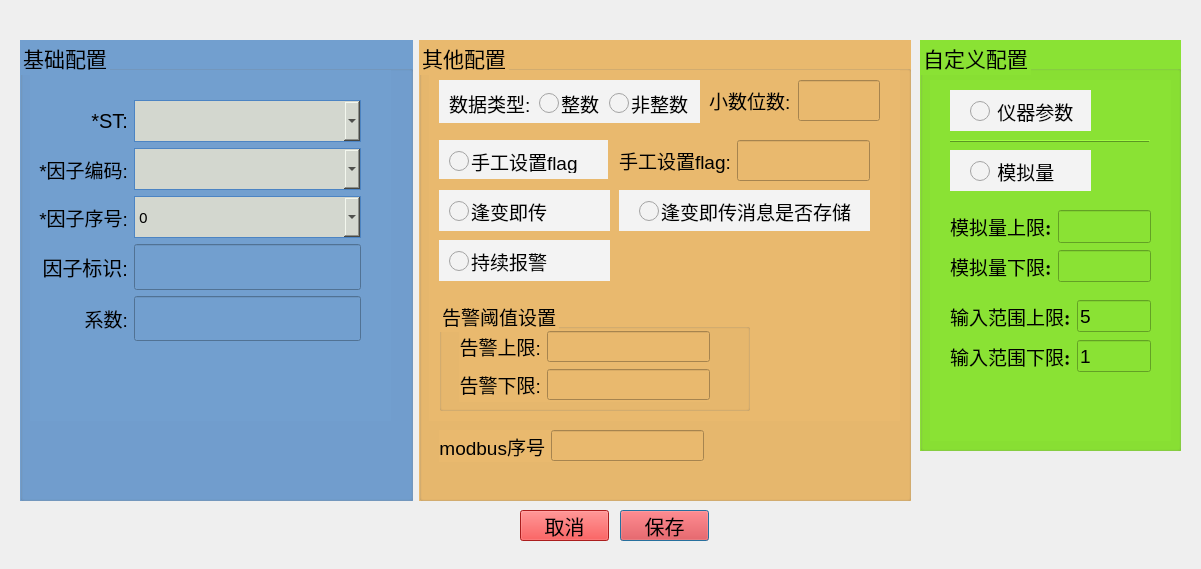
<?xml version="1.0" encoding="UTF-8"?>
<ui version="4.0">
 <class>FactorAdd</class>
 <widget class="QDialog" name="FactorAdd">
  <property name="geometry">
   <rect>
    <x>0</x>
    <y>0</y>
    <width>1201</width>
    <height>569</height>
   </rect>
  </property>
  <property name="windowTitle">
   <string>Dialog</string>
  </property>
  <widget class="QPushButton" name="pushButton">
   <property name="geometry">
    <rect>
     <x>620</x>
     <y>510</y>
     <width>89</width>
     <height>31</height>
    </rect>
   </property>
   <property name="font">
    <font>
     <pointsize>15</pointsize>
    </font>
   </property>
   <property name="styleSheet">
    <string notr="true">background-color: rgb(239, 41, 41);</string>
   </property>
   <property name="text">
    <string>保存</string>
   </property>
  </widget>
  <widget class="QPushButton" name="pushButton_2">
   <property name="geometry">
    <rect>
     <x>520</x>
     <y>510</y>
     <width>89</width>
     <height>31</height>
    </rect>
   </property>
   <property name="font">
    <font>
     <pointsize>15</pointsize>
    </font>
   </property>
   <property name="styleSheet">
    <string notr="true">background-color: rgb(239, 41, 41);</string>
   </property>
   <property name="text">
    <string>取消</string>
   </property>
  </widget>
  <widget class="QWidget" name="layoutWidget">
   <property name="geometry">
    <rect>
     <x>20</x>
     <y>40</y>
     <width>891</width>
     <height>461</height>
    </rect>
   </property>
   <layout class="QHBoxLayout" name="horizontalLayout_56" stretch="4,5">
    <item>
     <widget class="QGroupBox" name="groupBox_13">
      <property name="font">
       <font>
        <pointsize>16</pointsize>
       </font>
      </property>
      <property name="styleSheet">
       <string notr="true">background-color: rgb(114, 159, 207);</string>
      </property>
      <property name="title">
       <string>基础配置</string>
      </property>
      <widget class="QWidget" name="widget_fbasic" native="true">
       <property name="geometry">
        <rect>
         <x>10</x>
         <y>30</y>
         <width>361</width>
         <height>351</height>
        </rect>
       </property>
       <widget class="QWidget" name="layoutWidget_2">
        <property name="geometry">
         <rect>
          <x>0</x>
          <y>30</y>
          <width>331</width>
          <height>241</height>
         </rect>
        </property>
        <layout class="QVBoxLayout" name="verticalLayout_8" stretch="1,1,1,1,1">
         <item>
          <layout class="QHBoxLayout" name="horizontalLayout_37" stretch="3,7">
           <item>
            <widget class="QLabel" name="label_st">
             <property name="font">
              <font>
               <pointsize>15</pointsize>
              </font>
             </property>
             <property name="text">
              <string>*ST:</string>
             </property>
             <property name="alignment">
              <set>Qt::AlignRight|Qt::AlignTrailing|Qt::AlignVCenter</set>
             </property>
            </widget>
           </item>
           <item>
            <widget class="QComboBox" name="comboBox_fst">
             <property name="font">
              <font>
               <family>Source Han Sans CN</family>
               <pointsize>-1</pointsize>
               <weight>50</weight>
               <bold>false</bold>
              </font>
             </property>
             <property name="styleSheet">
              <string notr="true">QComboBox {
    border: 1px solid #4C84C3;
	width: 181px;
	height: 40px;
	font-size: 15px;
	font-family: Source Han Sans CN;
	background-color: rgb(211, 215, 207);
	font-weight: 400;
	opacity: 1;
	border-radius: 0px;
}
 
QComboBox QAbstractItemView {
    border-radius:  0px;  
	background-color: rgb(233, 185, 110);
	border:1px solid #4C84c3;
 	selection-background-color: #2019DC;
}
 
QComboBox QAbstractItemView::item {
    height: 40px;   
	border: none;
}
 
</string>
             </property>
            </widget>
           </item>
          </layout>
         </item>
         <item>
          <layout class="QHBoxLayout" name="horizontalLayout_38" stretch="3,7">
           <item>
            <widget class="QLabel" name="label_fcode">
             <property name="font">
              <font>
               <pointsize>14</pointsize>
              </font>
             </property>
             <property name="text">
              <string>*因子编码:</string>
             </property>
             <property name="alignment">
              <set>Qt::AlignRight|Qt::AlignTrailing|Qt::AlignVCenter</set>
             </property>
            </widget>
           </item>
           <item>
            <widget class="QComboBox" name="comboBox_fcode">
             <property name="font">
              <font>
               <family>Source Han Sans CN</family>
               <pointsize>-1</pointsize>
               <weight>50</weight>
               <bold>false</bold>
              </font>
             </property>
             <property name="styleSheet">
              <string notr="true">QComboBox {
    border: 1px solid #4C84C3;
	width: 181px;
	height: 40px;
	font-size: 15px;
	font-family: Source Han Sans CN;
	background-color: rgb(211, 215, 207);
	font-weight: 400;
	opacity: 1;
	border-radius: 0px;
}
 
QComboBox QAbstractItemView {
    border-radius:  0px;  
	background-color: rgb(233, 185, 110);
	border:1px solid #4C84c3;
 	selection-background-color: #2019DC;
}
 
QComboBox QAbstractItemView::item {
    height: 40px;   
	border: none;
}
 
</string>
             </property>
            </widget>
           </item>
          </layout>
         </item>
         <item>
          <layout class="QHBoxLayout" name="horizontalLayout_39" stretch="3,7">
           <item>
            <widget class="QLabel" name="label_falias">
             <property name="font">
              <font>
               <pointsize>14</pointsize>
              </font>
             </property>
             <property name="text">
              <string>*因子序号:</string>
             </property>
             <property name="alignment">
              <set>Qt::AlignRight|Qt::AlignTrailing|Qt::AlignVCenter</set>
             </property>
            </widget>
           </item>
           <item>
            <widget class="QComboBox" name="comboBox_falias">
             <property name="font">
              <font>
               <family>Source Han Sans CN</family>
               <pointsize>-1</pointsize>
               <weight>50</weight>
               <bold>false</bold>
              </font>
             </property>
             <property name="styleSheet">
              <string notr="true">QComboBox {
    border: 1px solid #4C84C3;
	width: 181px;
	height: 40px;
	font-size: 15px;
	font-family: Source Han Sans CN;
	background-color: rgb(211, 215, 207);
	font-weight: 400;
	opacity: 1;
	border-radius: 0px;
}
 
QComboBox QAbstractItemView {
    border-radius:  0px;  
	background-color: rgb(233, 185, 110);
	border:1px solid #4C84c3;
 	selection-background-color: #2019DC;
}
 
QComboBox QAbstractItemView::item {
    height: 40px;   
	border: none;
}
 
</string>
             </property>
             <item>
              <property name="text">
               <string>0</string>
              </property>
             </item>
             <item>
              <property name="text">
               <string>1</string>
              </property>
             </item>
             <item>
              <property name="text">
               <string>2</string>
              </property>
             </item>
             <item>
              <property name="text">
               <string>3</string>
              </property>
             </item>
             <item>
              <property name="text">
               <string>4</string>
              </property>
             </item>
             <item>
              <property name="text">
               <string>5</string>
              </property>
             </item>
             <item>
              <property name="text">
               <string>6</string>
              </property>
             </item>
             <item>
              <property name="text">
               <string>7</string>
              </property>
             </item>
             <item>
              <property name="text">
               <string>8</string>
              </property>
             </item>
             <item>
              <property name="text">
               <string>9</string>
              </property>
             </item>
             <item>
              <property name="text">
               <string>10</string>
              </property>
             </item>
            </widget>
           </item>
          </layout>
         </item>
         <item>
          <layout class="QHBoxLayout" name="horizontalLayout_40" stretch="3,7">
           <item>
            <widget class="QLabel" name="label_tagId">
             <property name="font">
              <font>
               <pointsize>15</pointsize>
              </font>
             </property>
             <property name="text">
              <string> 因子标识:</string>
             </property>
             <property name="alignment">
              <set>Qt::AlignRight|Qt::AlignTrailing|Qt::AlignVCenter</set>
             </property>
            </widget>
           </item>
           <item>
            <widget class="QLineEdit" name="lineEdit_tagId">
             <property name="sizePolicy">
              <sizepolicy hsizetype="Expanding" vsizetype="Expanding">
               <horstretch>0</horstretch>
               <verstretch>0</verstretch>
              </sizepolicy>
             </property>
             <property name="font">
              <font>
               <pointsize>14</pointsize>
              </font>
             </property>
            </widget>
           </item>
          </layout>
         </item>
         <item>
          <layout class="QHBoxLayout" name="horizontalLayout_41" stretch="3,7">
           <item>
            <widget class="QLabel" name="label_cooeff">
             <property name="font">
              <font>
               <pointsize>14</pointsize>
              </font>
             </property>
             <property name="text">
              <string> 系数:</string>
             </property>
             <property name="alignment">
              <set>Qt::AlignRight|Qt::AlignTrailing|Qt::AlignVCenter</set>
             </property>
            </widget>
           </item>
           <item>
            <widget class="QLineEdit" name="lineEdit_coeff">
             <property name="sizePolicy">
              <sizepolicy hsizetype="Expanding" vsizetype="Expanding">
               <horstretch>0</horstretch>
               <verstretch>0</verstretch>
              </sizepolicy>
             </property>
             <property name="font">
              <font>
               <pointsize>14</pointsize>
              </font>
             </property>
            </widget>
           </item>
          </layout>
         </item>
        </layout>
       </widget>
      </widget>
     </widget>
    </item>
    <item>
     <widget class="QGroupBox" name="groupBox_20">
      <property name="font">
       <font>
        <pointsize>16</pointsize>
       </font>
      </property>
      <property name="styleSheet">
       <string notr="true">background-color: rgb(233, 185, 110);</string>
      </property>
      <property name="title">
       <string>其他配置</string>
      </property>
      <widget class="QWidget" name="widget_fother" native="true">
       <property name="geometry">
        <rect>
         <x>10</x>
         <y>30</y>
         <width>471</width>
         <height>351</height>
        </rect>
       </property>
       <widget class="QWidget" name="widget_3" native="true">
        <property name="geometry">
         <rect>
          <x>10</x>
          <y>120</y>
          <width>171</width>
          <height>41</height>
         </rect>
        </property>
        <property name="styleSheet">
         <string notr="true">background-color: rgb(243, 243, 243);</string>
        </property>
        <widget class="QRadioButton" name="radioButton_FBJC">
         <property name="geometry">
          <rect>
           <x>10</x>
           <y>10</y>
           <width>112</width>
           <height>23</height>
          </rect>
         </property>
         <property name="font">
          <font>
           <pointsize>14</pointsize>
          </font>
         </property>
         <property name="styleSheet">
          <string notr="true">QRadioButton
{
	spacing: 2px;
	color: rgb(0, 0, 0);
}

QRadioButton::indicator 
{
    width: 20px;
    height: 20px;
}

QRadioButton::indicator:unchecked {
    image: url(:/images/radioButtonU.png);
}
QRadioButton::indicator:checked {
    image: url(:/images/radioButtonC.png);
}

</string>
         </property>
         <property name="text">
          <string>逢变即传</string>
         </property>
        </widget>
       </widget>
       <widget class="QWidget" name="widget_4" native="true">
        <property name="geometry">
         <rect>
          <x>190</x>
          <y>120</y>
          <width>251</width>
          <height>41</height>
         </rect>
        </property>
        <property name="styleSheet">
         <string notr="true">background-color: rgb(243, 243, 243);</string>
        </property>
        <widget class="QRadioButton" name="radioButton_FBJCC">
         <property name="geometry">
          <rect>
           <x>20</x>
           <y>10</y>
           <width>221</width>
           <height>23</height>
          </rect>
         </property>
         <property name="font">
          <font>
           <pointsize>14</pointsize>
          </font>
         </property>
         <property name="styleSheet">
          <string notr="true">QRadioButton
{
	spacing: 2px;
	color: rgb(0, 0, 0);
}

QRadioButton::indicator 
{
    width: 20px;
    height: 20px;
}

QRadioButton::indicator:unchecked {
    image: url(:/images/radioButtonU.png);
}
QRadioButton::indicator:checked {
    image: url(:/images/radioButtonC.png);
}

</string>
         </property>
         <property name="text">
          <string>逢变即传消息是否存储</string>
         </property>
        </widget>
       </widget>
       <widget class="QWidget" name="widget_5" native="true">
        <property name="geometry">
         <rect>
          <x>10</x>
          <y>170</y>
          <width>171</width>
          <height>41</height>
         </rect>
        </property>
        <property name="styleSheet">
         <string notr="true">background-color: rgb(243, 243, 243);</string>
        </property>
        <widget class="QRadioButton" name="radioButton_CXBJ">
         <property name="geometry">
          <rect>
           <x>10</x>
           <y>10</y>
           <width>112</width>
           <height>23</height>
          </rect>
         </property>
         <property name="font">
          <font>
           <pointsize>14</pointsize>
          </font>
         </property>
         <property name="styleSheet">
          <string notr="true">QRadioButton
{
	spacing: 2px;
	color: rgb(0, 0, 0);
}

QRadioButton::indicator 
{
    width: 20px;
    height: 20px;
}

QRadioButton::indicator:unchecked {
    image: url(:/images/radioButtonU.png);
}
QRadioButton::indicator:checked {
    image: url(:/images/radioButtonC.png);
}

</string>
         </property>
         <property name="text">
          <string>持续报警</string>
         </property>
        </widget>
       </widget>
       <widget class="QWidget" name="widget_7" native="true">
        <property name="geometry">
         <rect>
          <x>10</x>
          <y>10</y>
          <width>261</width>
          <height>43</height>
         </rect>
        </property>
        <property name="styleSheet">
         <string notr="true">background-color: rgb(243, 243, 243);</string>
        </property>
        <widget class="QLabel" name="label_calcType">
         <property name="geometry">
          <rect>
           <x>10</x>
           <y>10</y>
           <width>81</width>
           <height>27</height>
          </rect>
         </property>
         <property name="font">
          <font>
           <pointsize>14</pointsize>
          </font>
         </property>
         <property name="text">
          <string>数据类型:</string>
         </property>
         <property name="alignment">
          <set>Qt::AlignLeading|Qt::AlignLeft|Qt::AlignVCenter</set>
         </property>
        </widget>
        <widget class="QRadioButton" name="radioButton_decY">
         <property name="geometry">
          <rect>
           <x>100</x>
           <y>10</y>
           <width>61</width>
           <height>27</height>
          </rect>
         </property>
         <property name="font">
          <font>
           <pointsize>14</pointsize>
          </font>
         </property>
         <property name="styleSheet">
          <string notr="true">QRadioButton
{
	spacing: 2px;
	color: rgb(0, 0, 0);
}

QRadioButton::indicator 
{
    width: 20px;
    height: 20px;
}

QRadioButton::indicator:unchecked {
    image: url(:/images/radioButtonU.png);
}
QRadioButton::indicator:checked {
    image: url(:/images/radioButtonC.png);
}

</string>
         </property>
         <property name="text">
          <string>整数</string>
         </property>
        </widget>
        <widget class="QRadioButton" name="radioButton_decN">
         <property name="geometry">
          <rect>
           <x>170</x>
           <y>10</y>
           <width>80</width>
           <height>27</height>
          </rect>
         </property>
         <property name="font">
          <font>
           <pointsize>14</pointsize>
          </font>
         </property>
         <property name="styleSheet">
          <string notr="true">QRadioButton
{
	spacing: 2px;
	color: rgb(0, 0, 0);
}

QRadioButton::indicator 
{
    width: 20px;
    height: 20px;
}

QRadioButton::indicator:unchecked {
    image: url(:/images/radioButtonU.png);
}
QRadioButton::indicator:checked {
    image: url(:/images/radioButtonC.png);
}

</string>
         </property>
         <property name="text">
          <string>非整数</string>
         </property>
        </widget>
       </widget>
       <widget class="QWidget" name="layoutWidget_3">
        <property name="geometry">
         <rect>
          <x>280</x>
          <y>10</y>
          <width>171</width>
          <height>41</height>
         </rect>
        </property>
        <layout class="QHBoxLayout" name="horizontalLayout_43" stretch="1,1">
         <item>
          <widget class="QLabel" name="label_dec">
           <property name="font">
            <font>
             <pointsize>14</pointsize>
            </font>
           </property>
           <property name="text">
            <string>小数位数:</string>
           </property>
           <property name="alignment">
            <set>Qt::AlignLeading|Qt::AlignLeft|Qt::AlignVCenter</set>
           </property>
          </widget>
         </item>
         <item>
          <widget class="QLineEdit" name="lineEdit_dec">
           <property name="sizePolicy">
            <sizepolicy hsizetype="Expanding" vsizetype="Expanding">
             <horstretch>0</horstretch>
             <verstretch>0</verstretch>
            </sizepolicy>
           </property>
           <property name="font">
            <font>
             <pointsize>14</pointsize>
            </font>
           </property>
          </widget>
         </item>
        </layout>
       </widget>
       <widget class="QWidget" name="widget_6" native="true">
        <property name="geometry">
         <rect>
          <x>10</x>
          <y>70</y>
          <width>169</width>
          <height>39</height>
         </rect>
        </property>
        <property name="styleSheet">
         <string notr="true">background-color: rgb(243, 243, 243);</string>
        </property>
        <widget class="QRadioButton" name="radioButton_SDSZF">
         <property name="geometry">
          <rect>
           <x>10</x>
           <y>10</y>
           <width>151</width>
           <height>23</height>
          </rect>
         </property>
         <property name="font">
          <font>
           <pointsize>14</pointsize>
          </font>
         </property>
         <property name="styleSheet">
          <string notr="true">QRadioButton
{
	spacing: 2px;
	color: rgb(0, 0, 0);
}

QRadioButton::indicator 
{
    width: 20px;
    height: 20px;
}

QRadioButton::indicator:unchecked {
    image: url(:/images/radioButtonU.png);
}
QRadioButton::indicator:checked {
    image: url(:/images/radioButtonC.png);
}

</string>
         </property>
         <property name="text">
          <string>手工设置flag</string>
         </property>
        </widget>
       </widget>
       <widget class="QWidget" name="layoutWidget_4">
        <property name="geometry">
         <rect>
          <x>190</x>
          <y>70</y>
          <width>251</width>
          <height>41</height>
         </rect>
        </property>
        <layout class="QHBoxLayout" name="horizontalLayout_42">
         <item>
          <widget class="QLabel" name="label_mf">
           <property name="font">
            <font>
             <pointsize>14</pointsize>
            </font>
           </property>
           <property name="text">
            <string>手工设置flag:</string>
           </property>
           <property name="alignment">
            <set>Qt::AlignLeading|Qt::AlignLeft|Qt::AlignVCenter</set>
           </property>
          </widget>
         </item>
         <item>
          <widget class="QLineEdit" name="lineEdit_mf">
           <property name="sizePolicy">
            <sizepolicy hsizetype="Expanding" vsizetype="Expanding">
             <horstretch>0</horstretch>
             <verstretch>0</verstretch>
            </sizepolicy>
           </property>
           <property name="font">
            <font>
             <pointsize>14</pointsize>
            </font>
           </property>
          </widget>
         </item>
        </layout>
       </widget>
       <widget class="QGroupBox" name="groupBox_16">
        <property name="geometry">
         <rect>
          <x>10</x>
          <y>230</y>
          <width>311</width>
          <height>111</height>
         </rect>
        </property>
        <property name="font">
         <font>
          <pointsize>14</pointsize>
         </font>
        </property>
        <property name="title">
         <string>告警阈值设置</string>
        </property>
        <widget class="QWidget" name="layoutWidget_5">
         <property name="geometry">
          <rect>
           <x>20</x>
           <y>30</y>
           <width>251</width>
           <height>72</height>
          </rect>
         </property>
         <layout class="QVBoxLayout" name="verticalLayout_12">
          <item>
           <layout class="QHBoxLayout" name="horizontalLayout_44" stretch="3,7">
            <item>
             <widget class="QLabel" name="label_alarmUpper">
              <property name="font">
               <font>
                <pointsize>14</pointsize>
               </font>
              </property>
              <property name="text">
               <string>告警上限:</string>
              </property>
              <property name="alignment">
               <set>Qt::AlignRight|Qt::AlignTrailing|Qt::AlignVCenter</set>
              </property>
             </widget>
            </item>
            <item>
             <widget class="QLineEdit" name="lineEdit_alarmUpper">
              <property name="font">
               <font>
                <pointsize>14</pointsize>
               </font>
              </property>
             </widget>
            </item>
           </layout>
          </item>
          <item>
           <layout class="QHBoxLayout" name="horizontalLayout_45" stretch="3,7">
            <item>
             <widget class="QLabel" name="label_alarmLower">
              <property name="font">
               <font>
                <pointsize>14</pointsize>
               </font>
              </property>
              <property name="text">
               <string>告警下限:</string>
              </property>
              <property name="alignment">
               <set>Qt::AlignRight|Qt::AlignTrailing|Qt::AlignVCenter</set>
              </property>
             </widget>
            </item>
            <item>
             <widget class="QLineEdit" name="lineEdit_alarmLower">
              <property name="font">
               <font>
                <pointsize>14</pointsize>
               </font>
              </property>
             </widget>
            </item>
           </layout>
          </item>
         </layout>
        </widget>
       </widget>
      </widget>
      <widget class="QWidget" name="layoutWidget_10">
       <property name="geometry">
        <rect>
         <x>20</x>
         <y>390</y>
         <width>265</width>
         <height>32</height>
        </rect>
       </property>
       <layout class="QHBoxLayout" name="horizontalLayout_50" stretch="3,7">
        <item>
         <widget class="QLabel" name="label_alarmUpper_2">
          <property name="font">
           <font>
            <pointsize>14</pointsize>
           </font>
          </property>
          <property name="text">
           <string>modbus序号</string>
          </property>
          <property name="alignment">
           <set>Qt::AlignRight|Qt::AlignTrailing|Qt::AlignVCenter</set>
          </property>
         </widget>
        </item>
        <item>
         <widget class="QLineEdit" name="modbus_add">
          <property name="font">
           <font>
            <pointsize>14</pointsize>
           </font>
          </property>
         </widget>
        </item>
       </layout>
      </widget>
     </widget>
    </item>
   </layout>
  </widget>
  <widget class="QGroupBox" name="groupBox_15">
   <property name="geometry">
    <rect>
     <x>920</x>
     <y>40</y>
     <width>261</width>
     <height>411</height>
    </rect>
   </property>
   <property name="font">
    <font>
     <pointsize>16</pointsize>
    </font>
   </property>
   <property name="styleSheet">
    <string notr="true">background-color: rgb(138, 226, 52);</string>
   </property>
   <property name="title">
    <string>自定义配置</string>
   </property>
   <widget class="QWidget" name="widget_fthreashold" native="true">
    <property name="geometry">
     <rect>
      <x>10</x>
      <y>40</y>
      <width>241</width>
      <height>361</height>
     </rect>
    </property>
    <property name="styleSheet">
     <string notr="true"/>
    </property>
    <widget class="QWidget" name="widget" native="true">
     <property name="geometry">
      <rect>
       <x>20</x>
       <y>10</y>
       <width>141</width>
       <height>41</height>
      </rect>
     </property>
     <property name="font">
      <font>
       <pointsize>14</pointsize>
      </font>
     </property>
     <property name="styleSheet">
      <string notr="true">background-color: rgb(243, 243, 243);</string>
     </property>
     <widget class="QRadioButton" name="radioButton_YQCS">
      <property name="geometry">
       <rect>
        <x>20</x>
        <y>10</y>
        <width>112</width>
        <height>23</height>
       </rect>
      </property>
      <property name="font">
       <font>
        <pointsize>14</pointsize>
       </font>
      </property>
      <property name="styleSheet">
       <string notr="true">QRadioButton
{
	spacing: 2px;
	color: rgb(0, 0, 0);
}

QRadioButton::indicator 
{
    width: 20px;
    height: 20px;
}

QRadioButton::indicator:unchecked {
    image: url(:/images/radioButtonU.png);
}
QRadioButton::indicator:checked {
    image: url(:/images/radioButtonC.png);
}

</string>
      </property>
      <property name="text">
       <string> 仪器参数</string>
      </property>
     </widget>
    </widget>
    <widget class="QWidget" name="widget_2" native="true">
     <property name="geometry">
      <rect>
       <x>20</x>
       <y>70</y>
       <width>141</width>
       <height>41</height>
      </rect>
     </property>
     <property name="styleSheet">
      <string notr="true">background-color: rgb(243, 243, 243);</string>
     </property>
     <widget class="QRadioButton" name="radioButton_MNL">
      <property name="geometry">
       <rect>
        <x>20</x>
        <y>10</y>
        <width>112</width>
        <height>23</height>
       </rect>
      </property>
      <property name="font">
       <font>
        <pointsize>14</pointsize>
       </font>
      </property>
      <property name="styleSheet">
       <string notr="true">QRadioButton
{
	spacing: 2px;
	color: rgb(0, 0, 0);
}

QRadioButton::indicator 
{
    width: 20px;
    height: 20px;
}

QRadioButton::indicator:unchecked {
    image: url(:/images/radioButtonU.png);
}
QRadioButton::indicator:checked {
    image: url(:/images/radioButtonC.png);
}

</string>
      </property>
      <property name="text">
       <string> 模拟量</string>
      </property>
     </widget>
    </widget>
    <widget class="Line" name="line_13">
     <property name="geometry">
      <rect>
       <x>20</x>
       <y>60</y>
       <width>200</width>
       <height>3</height>
      </rect>
     </property>
     <property name="frameShadow">
      <enum>QFrame::Raised</enum>
     </property>
     <property name="orientation">
      <enum>Qt::Horizontal</enum>
     </property>
    </widget>
    <widget class="QWidget" name="layoutWidget_6">
     <property name="geometry">
      <rect>
       <x>20</x>
       <y>130</y>
       <width>201</width>
       <height>33</height>
      </rect>
     </property>
     <layout class="QHBoxLayout" name="horizontalLayout_46">
      <item>
       <widget class="QLabel" name="label_au1">
        <property name="font">
         <font>
          <family>URW Bookman L</family>
          <pointsize>14</pointsize>
          <weight>50</weight>
          <italic>false</italic>
          <bold>false</bold>
         </font>
        </property>
        <property name="styleSheet">
         <string notr="true">border-radius:10px;
border-color: rgb(0, 0, 0);</string>
        </property>
        <property name="text">
         <string>模拟量上限:</string>
        </property>
       </widget>
      </item>
      <item>
       <widget class="QLineEdit" name="lineEdit_AU1">
        <property name="sizePolicy">
         <sizepolicy hsizetype="Expanding" vsizetype="Expanding">
          <horstretch>0</horstretch>
          <verstretch>0</verstretch>
         </sizepolicy>
        </property>
        <property name="font">
         <font>
          <pointsize>14</pointsize>
         </font>
        </property>
       </widget>
      </item>
     </layout>
    </widget>
    <widget class="QWidget" name="layoutWidget_7">
     <property name="geometry">
      <rect>
       <x>20</x>
       <y>170</y>
       <width>201</width>
       <height>32</height>
      </rect>
     </property>
     <layout class="QHBoxLayout" name="horizontalLayout_47">
      <item>
       <widget class="QLabel" name="label_ad1">
        <property name="font">
         <font>
          <family>URW Bookman L</family>
          <pointsize>14</pointsize>
          <weight>50</weight>
          <italic>false</italic>
          <bold>false</bold>
         </font>
        </property>
        <property name="styleSheet">
         <string notr="true">border-radius:10px;
border-color: rgb(0, 0, 0);</string>
        </property>
        <property name="text">
         <string>模拟量下限:</string>
        </property>
       </widget>
      </item>
      <item>
       <widget class="QLineEdit" name="lineEdit_AD1">
        <property name="sizePolicy">
         <sizepolicy hsizetype="Expanding" vsizetype="Expanding">
          <horstretch>0</horstretch>
          <verstretch>0</verstretch>
         </sizepolicy>
        </property>
        <property name="font">
         <font>
          <pointsize>14</pointsize>
         </font>
        </property>
       </widget>
      </item>
     </layout>
    </widget>
    <widget class="QWidget" name="layoutWidget_8">
     <property name="geometry">
      <rect>
       <x>20</x>
       <y>220</y>
       <width>201</width>
       <height>32</height>
      </rect>
     </property>
     <layout class="QHBoxLayout" name="horizontalLayout_48">
      <item>
       <widget class="QLabel" name="label_au2">
        <property name="font">
         <font>
          <family>URW Bookman L</family>
          <pointsize>14</pointsize>
          <weight>50</weight>
          <italic>false</italic>
          <bold>false</bold>
         </font>
        </property>
        <property name="styleSheet">
         <string notr="true">border-radius:10px;
border-color: rgb(0, 0, 0);</string>
        </property>
        <property name="text">
         <string>输入范围上限:</string>
        </property>
       </widget>
      </item>
      <item>
       <widget class="QLineEdit" name="lineEdit_AU2">
        <property name="sizePolicy">
         <sizepolicy hsizetype="Expanding" vsizetype="Expanding">
          <horstretch>0</horstretch>
          <verstretch>0</verstretch>
         </sizepolicy>
        </property>
        <property name="font">
         <font>
          <pointsize>14</pointsize>
         </font>
        </property>
        <property name="text">
         <string>5</string>
        </property>
       </widget>
      </item>
     </layout>
    </widget>
    <widget class="QWidget" name="layoutWidget_9">
     <property name="geometry">
      <rect>
       <x>20</x>
       <y>260</y>
       <width>201</width>
       <height>32</height>
      </rect>
     </property>
     <layout class="QHBoxLayout" name="horizontalLayout_49">
      <item>
       <widget class="QLabel" name="label_ad2">
        <property name="font">
         <font>
          <family>URW Bookman L</family>
          <pointsize>14</pointsize>
          <weight>50</weight>
          <italic>false</italic>
          <bold>false</bold>
         </font>
        </property>
        <property name="styleSheet">
         <string notr="true">border-radius:10px;
border-color: rgb(0, 0, 0);</string>
        </property>
        <property name="text">
         <string>输入范围下限:</string>
        </property>
       </widget>
      </item>
      <item>
       <widget class="QLineEdit" name="lineEdit_AD2">
        <property name="sizePolicy">
         <sizepolicy hsizetype="Expanding" vsizetype="Expanding">
          <horstretch>0</horstretch>
          <verstretch>0</verstretch>
         </sizepolicy>
        </property>
        <property name="font">
         <font>
          <pointsize>14</pointsize>
         </font>
        </property>
        <property name="text">
         <string>1</string>
        </property>
       </widget>
      </item>
     </layout>
    </widget>
   </widget>
  </widget>
 </widget>
 <resources/>
 <connections/>
</ui>
